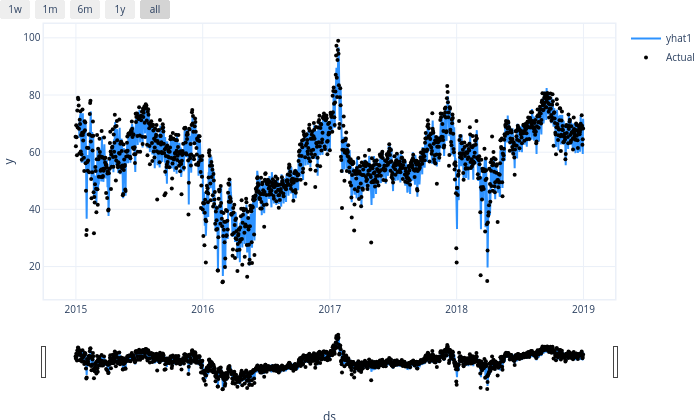

Notebook cell for this chart:
### Code cell
df_future = m.make_future_dataframe(df, periods=365, n_historic_predictions=True)

# Predict the future
forecast = m.predict(df_future)

# Visualize the forecast
m.plot(forecast)

### Figure 1 — Plotly figure (JSON) as saved in the notebook; plotly's stock layout.template omitted (floating-point values rounded to 4 significant figures; data arrays with more than 128 entries replaced by an {"elided": "..."} marker saying what was removed)
{"data": [{"fill": "none", "line": {"color": "rgba(45, 146, 255, 1.0)", "width": 2}, "mode": "lines", "name": "yhat1", "type": "scatter", "x": {"elided": "1463 str values"}, "y": {"elided": "1463 float values"}}, {"marker": {"color": "black", "size": 4}, "mode": "markers", "name": "Actual", "type": "scatter", "x": {"elided": "1463 str values"}, "y": {"elided": "1463 float values"}}], "layout": {"autosize": true, "font": {"size": 10}, "height": 420, "hovermode": "x unified", "margin": {"b": 0, "l": 0, "pad": 0, "r": 10, "t": 10}, "showlegend": true, "title": {"font": {"size": 12}}, "width": 700, "xaxis": {"linewidth": 1.5, "mirror": true, "rangeselector": {"buttons": [{"count": 7, "label": "1w", "step": "day", "stepmode": "backward"}, {"count": 1, "label": "1m", "step": "month", "stepmode": "backward"}, {"count": 6, "label": "6m", "step": "month", "stepmode": "backward"}, {"count": 1, "label": "1y", "step": "year", "stepmode": "backward"}, {"step": "all"}]}, "rangeslider": {"visible": true}, "showline": true, "title": {"text": "ds"}, "type": "date"}, "yaxis": {"linewidth": 1.5, "mirror": true, "showline": true, "title": {"text": "y"}}}}
